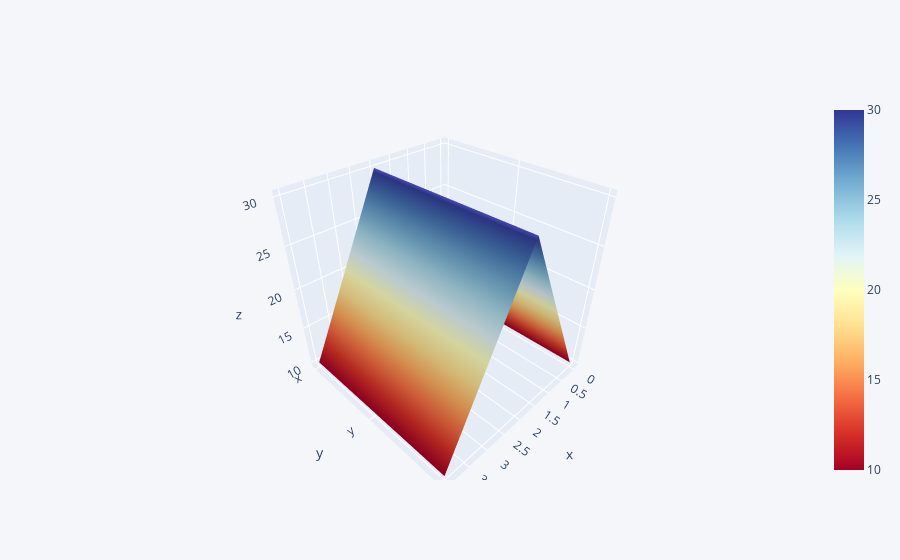

Here is the notebook cell this chart was saved with:
### Code cell
#df2.iplot("surface",colorscale='rdylbu')

### Figure 1 — Plotly figure (JSON) as saved in the notebook; plotly's stock layout.template omitted (floating-point values rounded to 4 significant figures)
{"data": [{"colorscale": [[0, "rgb(165,0,38)"], [0.1, "rgb(215,48,39)"], [0.2, "rgb(244,109,67)"], [0.3, "rgb(253,174,97)"], [0.4, "rgb(254,224,144)"], [0.5, "rgb(255,255,191)"], [0.6, "rgb(224,243,248)"], [0.7, "rgb(171,217,233)"], [0.8, "rgb(116,173,209)"], [0.9, "rgb(69,117,180)"], [1, "rgb(49,54,149)"]], "type": "surface", "x": [0, 1, 2, 3, 4], "y": ["x", "y", "z"], "z": [[10, 20, 30, 20, 10], [10, 20, 30, 20, 10], [10, 20, 30, 20, 10]]}], "layout": {"legend": {"bgcolor": "#F5F6F9", "font": {"color": "#4D5663"}}, "paper_bgcolor": "#F5F6F9", "plot_bgcolor": "#F5F6F9", "title": {"font": {"color": "#4D5663"}}, "xaxis": {"gridcolor": "#E1E5ED", "showgrid": true, "tickfont": {"color": "#4D5663"}, "title": {"font": {"color": "#4D5663"}, "text": ""}, "zerolinecolor": "#E1E5ED"}, "yaxis": {"gridcolor": "#E1E5ED", "showgrid": true, "tickfont": {"color": "#4D5663"}, "title": {"font": {"color": "#4D5663"}, "text": ""}, "zerolinecolor": "#E1E5ED"}}}
